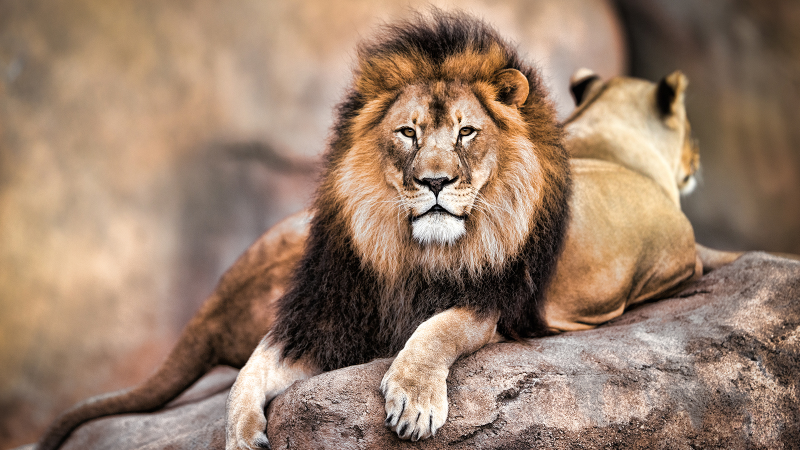
#> input picture Lion.jpg, 1600 x 900 px (shown at 1/2 size)
$ python Drawing.py
#> lines starting #> are read from the running program, lines starting #| are printed output that depends on the picture
import cv2
img = cv2.imread("Lion.jpg" , -1)
#> img is the input picture: shape (900, 1600, 3); mean B, G, R 107, 126.9, 153.7
img = cv2.circle(img , (384,255) ,50 , (0,255,0) , 10)
img = cv2.putText(img , "OpenCV" , (10,100) , cv2.FONT_HERSHEY_SIMPLEX, 1, (255,0,0), 2)
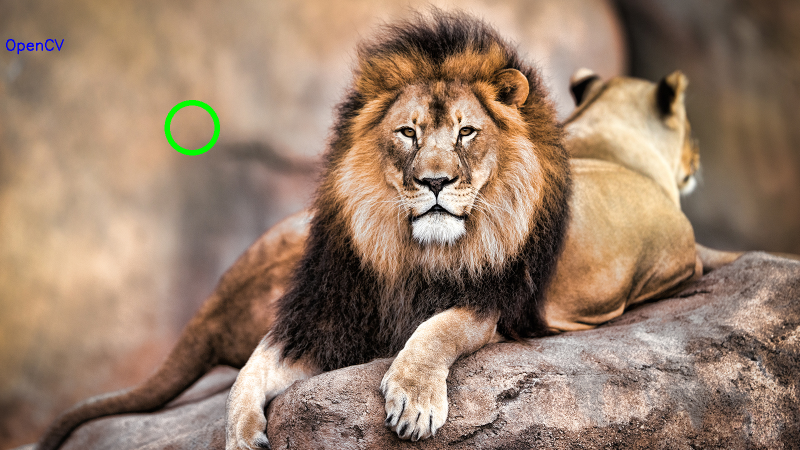
#> img: shape (900, 1600, 3) (shown at 1/2 size); mean B, G, R 106.9, 127.1, 153.2
cv2.imshow('Show Result', img)
cv2.waitKey(0)
cv2.destroyAllWindows()
